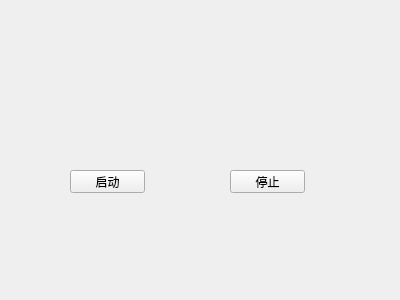
<?xml version="1.0" encoding="UTF-8"?>
<ui version="4.0">
 <class>Form</class>
 <widget class="QWidget" name="Form">
  <property name="geometry">
   <rect>
    <x>0</x>
    <y>0</y>
    <width>400</width>
    <height>300</height>
   </rect>
  </property>
  <property name="windowTitle">
   <string>Form</string>
  </property>
  <widget class="QLabel" name="label">
   <property name="geometry">
    <rect>
     <x>140</x>
     <y>40</y>
     <width>101</width>
     <height>121</height>
    </rect>
   </property>
   <property name="styleSheet">
    <string notr="true"/>
   </property>
   <property name="text">
    <string/>
   </property>
   <property name="pixmap">
    <pixmap resource="../image/gif.qrc">:/gif/loading.gif</pixmap>
   </property>
  </widget>
  <widget class="QPushButton" name="pushButton">
   <property name="geometry">
    <rect>
     <x>70</x>
     <y>170</y>
     <width>75</width>
     <height>23</height>
    </rect>
   </property>
   <property name="text">
    <string>启动</string>
   </property>
  </widget>
  <widget class="QPushButton" name="pushButton_2">
   <property name="geometry">
    <rect>
     <x>230</x>
     <y>170</y>
     <width>75</width>
     <height>23</height>
    </rect>
   </property>
   <property name="text">
    <string>停止</string>
   </property>
  </widget>
 </widget>
 <resources>
  <include location="../image/gif.qrc"/>
 </resources>
 <connections/>
</ui>
